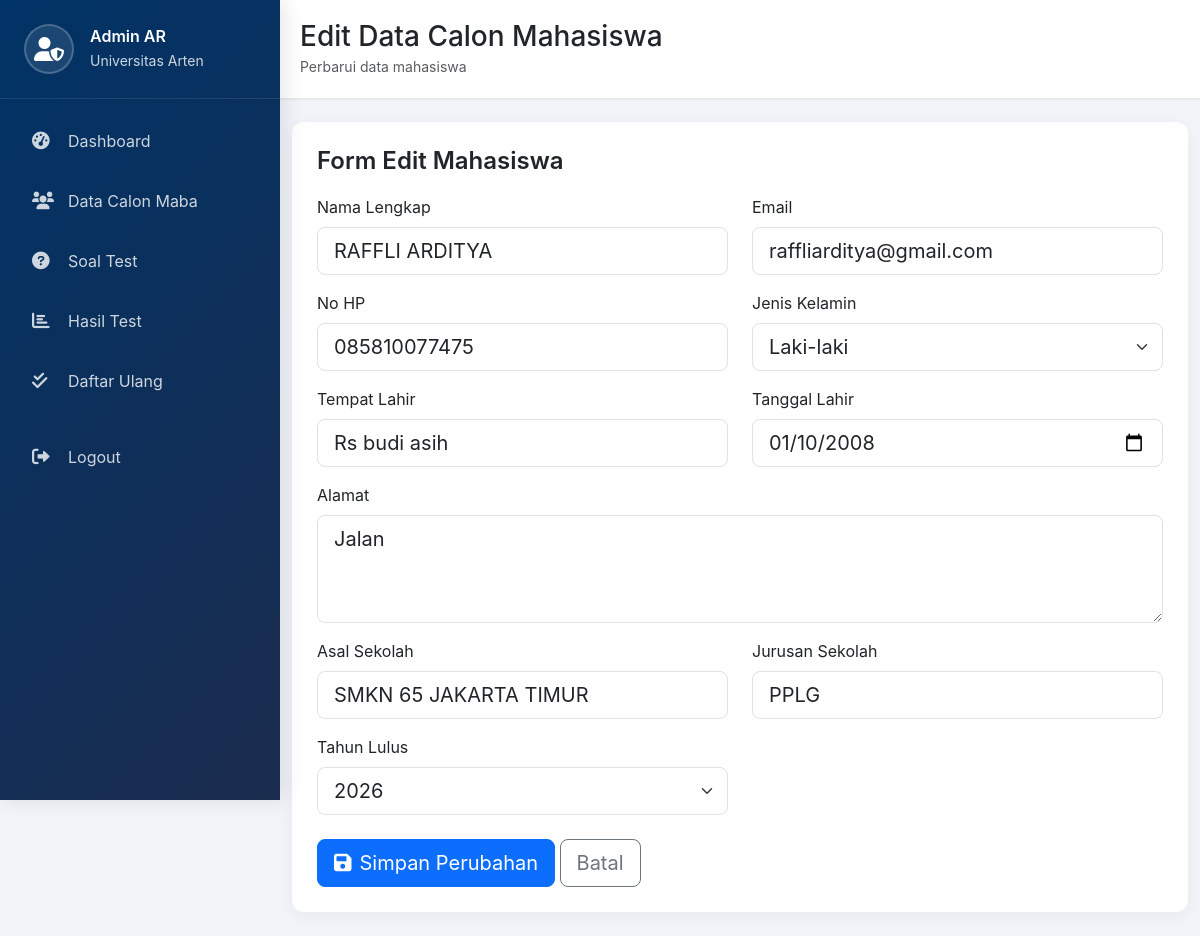
The app's page /admin/edit_maba.php?id=27 (signed in) with its own data.
### tables this page shows
CREATE TABLE `calon_mahasiswa` (
  `id_calon` int(11) NOT NULL,
  `nama_lengkap` varchar(100) NOT NULL,
  `email` varchar(100) NOT NULL,
  `no_test` varchar(20) DEFAULT NULL,
  `nim` varchar(20) DEFAULT NULL,
  `foto` varchar(255) DEFAULT NULL,
  `password` varchar(255) NOT NULL,
  `no_hp` varchar(15) DEFAULT NULL,
  `alamat` text DEFAULT NULL,
  `asal_sekolah` varchar(100) DEFAULT NULL,
  `jurusan_sekolah` varchar(50) DEFAULT NULL,
  `tahun_lulus` year(4) DEFAULT NULL,
  `jenis_kelamin` enum('L','P') DEFAULT NULL,
  `tempat_lahir` varchar(50) DEFAULT NULL,
  `tanggal_lahir` date DEFAULT NULL,
  `created_at` timestamp NOT NULL DEFAULT current_timestamp()
);

### admin/edit_maba.php (the view, shortened to what this page needs)
<?php
require_once '../config/database.php';
$id = intval($_GET['id']);
$query = "SELECT * FROM calon_mahasiswa WHERE id_calon = $id";
$result = mysqli_query($conn, $query);
$user = mysqli_fetch_assoc($result);
?>
<!DOCTYPE html>
<html lang="id">
<head>
    <link href="https://cdn.jsdelivr.net/npm/bootstrap@5.3.0-alpha1/dist/css/bootstrap.min.css" rel="stylesheet">
    <link rel="stylesheet" href="https://cdnjs.cloudflare.com/ajax/libs/font-awesome/6.0.0/css/all.min.css">
</head>
<body>
    <?php include 'sidebar.php'; ?>
    <main class="main-content">
        <header class="top-nav">
            <div class="d-flex justify-content-between align-items-center">
                <div>
                    <h3 class="mb-0">Edit Data Calon Mahasiswa</h3>
                    <small class="text-muted">Perbarui data mahasiswa</small>
                </div>
            </div>
        </header>
        <div class="container-fluid py-4">
            <div class="dashboard-card">
                <h4 class="card-title">Form Edit Mahasiswa</h4>
                <form method="POST">
                    <div class="row">
                        <div class="col-md-6 mb-3">
                            <label class="form-label">Nama Lengkap</label>
                            <input type="text" class="form-control form-control-lg" name="nama_lengkap"
                                value="<?php echo htmlspecialchars($user['nama_lengkap']); ?>" required>
                        </div>
                        <div class="col-md-6 mb-3">
                            <label class="form-label">Email</label>
                            <input type="email" class="form-control form-control-lg" name="email"
                                value="<?php echo htmlspecialchars($user['email']); ?>" required>
                        </div>
                        <div class="col-md-6 mb-3">
                            <label class="form-label">No HP</label>
                            <input type="text" class="form-control form-control-lg" name="no_hp"
                                value="<?php echo htmlspecialchars($user['no_hp']); ?>" required>
                        </div>
                        <div class="col-md-6 mb-3">
                            <label class="form-label">Jenis Kelamin</label>
                            <select class="form-select form-select-lg" name="jenis_kelamin">
                                <option value="L" <?php echo $user['jenis_kelamin'] == 'L' ? 'selected' : ''; ?>>Laki-laki
                                </option>
                            </select>
                        </div>
                        <div class="col-md-6 mb-3">
                            <label class="form-label">Tempat Lahir</label>
                            <input type="text" class="form-control form-control-lg" name="tempat_lahir"
                                value="<?php echo htmlspecialchars($user['tempat_lahir']); ?>">
                        </div>
                        <div class="col-md-6 mb-3">
                            <label class="form-label">Tanggal Lahir</label>
                            <input type="date" class="form-control form-control-lg" name="tanggal_lahir"
                                value="<?php echo $user['tanggal_lahir']; ?>">
                        </div>
                        <div class="col-12 mb-3">
                            <label class="form-label">Alamat</label>
                            <textarea class="form-control form-control-lg" name="alamat"
                                rows="3"><?php echo htmlspecialchars($user['alamat']); ?></textarea>
                        </div>
                        <div class="col-md-6 mb-3">
                            <label class="form-label">Asal Sekolah</label>
                            <input type="text" class="form-control form-control-lg" name="asal_sekolah"
                                value="<?php echo htmlspecialchars($user['asal_sekolah']); ?>">
                        </div>
                        <div class="col-md-6 mb-3">
                            <label class="form-label">Jurusan Sekolah</label>
                            <input type="text" class="form-control form-control-lg" name="jurusan_sekolah"
                                value="<?php echo htmlspecialchars($user['jurusan_sekolah']); ?>">
                        </div>
                        <div class="col-md-6 mb-4">
                            <label class="form-label">Tahun Lulus</label>
                            <select class="form-select form-select-lg" name="tahun_lulus">
                                <?php for ($year = date('Y'); $year >= 2010; $year--): ?>
                                    <option value="<?php echo $year; ?>" <?php echo $user['tahun_lulus'] == $year ? 'selected' : ''; ?>>
                                        <?php echo $year; ?>
                                    </option>
                                <?php endfor; ?>
                            </select>
                        </div>
                        <div class="col-12">
                            <button type="submit" class="btn btn-primary btn-lg">
                                <i class="fas fa-save me-2"></i>Simpan Perubahan
                            </button>
                            <a href="data_maba.php" class="btn btn-outline-secondary btn-lg">
                                Batal
                            </a>
                        </div>
                    </div>
                </form>
            </div>
        </div>
    </main>
</body>
</html>

### admin/edit_maba.php (style rules this page uses)
body { background: #F1F5F9; font-family: 'Inter', sans-serif; }
.main-content { margin-left: 280px; min-height: 100vh; }
.top-nav { background: white; padding: 20px; box-shadow: 0 1px 3px rgba(0, 0, 0, 0.1); }
.dashboard-card { background: white; border-radius: 12px; padding: 25px; box-shadow: 0 4px 20px rgba(0, 0, 0, 0.05); }
.card-title { font-weight: 600; margin-bottom: 20px; }

### records on screen
calon_mahasiswa: nama_lengkap "RAFFLI ARDITYA", email "raffliarditya@gmail.com", no_hp "085810077475", jenis_kelamin "Laki-laki", tempat_lahir "Rs budi asih", tanggal_lahir "01/10/2008", alamat "Jalan", asal_sekolah "SMKN 65 JAKARTA TIMUR", jurusan_sekolah "PPLG", tahun_lulus "2026"

### other values on screen
$_SESSION['admin_nama'] "Admin AR"
